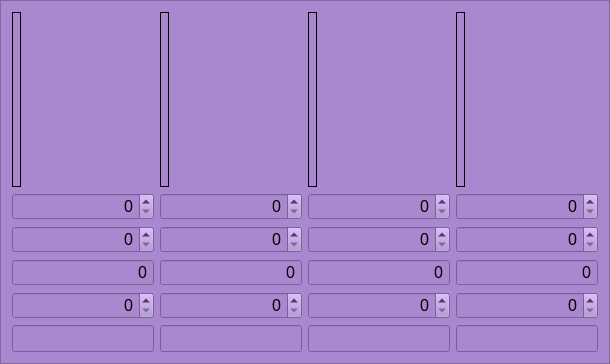
               <widget class="QFrame" name="frame_stellar">
                <property name="styleSheet">
                 <string notr="true">background-color: rgb(169, 136, 208);</string>
                </property>
                <property name="frameShape">
                 <enum>QFrame::StyledPanel</enum>
                </property>
                <property name="frameShadow">
                 <enum>QFrame::Raised</enum>
                </property>
                <layout class="QHBoxLayout" name="horizontalLayout_5">
                 <item>
                  <layout class="QVBoxLayout" name="verticalLayout_16">
                   <item>
                    <widget class="QLabel" name="s4_pic">
                     <property name="sizePolicy">
                      <sizepolicy hsizetype="Fixed" vsizetype="Fixed">
                       <horstretch>0</horstretch>
                       <verstretch>0</verstretch>
                      </sizepolicy>
                     </property>
                     <property name="minimumSize">
                      <size>
                       <width>0</width>
                       <height>175</height>
                      </size>
                     </property>
                     <property name="frameShape">
                      <enum>QFrame::Box</enum>
                     </property>
                     <property name="text">
                      <string/>
                     </property>
                     <property name="pixmap">
                      <pixmap resource="../img/img_files.qrc">:/img_moon_rabbit/S4.png</pixmap>
                     </property>
                     <property name="scaledContents">
                      <bool>true</bool>
                     </property>
                     <property name="alignment">
                      <set>Qt::AlignCenter</set>
                     </property>
                    </widget>
                   </item>
                   <item>
                    <widget class="QDoubleSpinBox" name="sb_s4_atual">
                     <property name="sizePolicy">
                      <sizepolicy hsizetype="MinimumExpanding" vsizetype="Maximum">
                       <horstretch>0</horstretch>
                       <verstretch>0</verstretch>
                      </sizepolicy>
                     </property>
                     <property name="font">
                      <font>
                       <pointsize>12</pointsize>
                      </font>
                     </property>
                     <property name="alignment">
                      <set>Qt::AlignRight|Qt::AlignTrailing|Qt::AlignVCenter</set>
                     </property>
                     <property name="accelerated">
                      <bool>true</bool>
                     </property>
                     <property name="showGroupSeparator" stdset="0">
                      <bool>true</bool>
                     </property>
                     <property name="decimals">
                      <number>0</number>
                     </property>
                     <property name="maximum">
                      <double>10000000.000000000000000</double>
                     </property>
                    </widget>
                   </item>
                   <item>
                    <widget class="QDoubleSpinBox" name="sb_s4_wanted">
                     <property name="sizePolicy">
                      <sizepolicy hsizetype="MinimumExpanding" vsizetype="Maximum">
                       <horstretch>0</horstretch>
                       <verstretch>0</verstretch>
                      </sizepolicy>
                     </property>
                     <property name="font">
                      <font>
                       <pointsize>12</pointsize>
                      </font>
                     </property>
                     <property name="alignment">
                      <set>Qt::AlignRight|Qt::AlignTrailing|Qt::AlignVCenter</set>
                     </property>
                     <property name="accelerated">
                      <bool>true</bool>
                     </property>
                     <property name="showGroupSeparator" stdset="0">
                      <bool>true</bool>
                     </property>
                     <property name="decimals">
                      <number>0</number>
                     </property>
                     <property name="maximum">
                      <double>10000000.000000000000000</double>
                     </property>
                    </widget>
                   </item>
                   <item>
                    <widget class="QDoubleSpinBox" name="sb_s4_needed">
                     <property name="sizePolicy">
                      <sizepolicy hsizetype="MinimumExpanding" vsizetype="Maximum">
                       <horstretch>0</horstretch>
                       <verstretch>0</verstretch>
                      </sizepolicy>
                     </property>
                     <property name="font">
                      <font>
                       <pointsize>12</pointsize>
                      </font>
                     </property>
                     <property name="focusPolicy">
                      <enum>Qt::NoFocus</enum>
                     </property>
                     <property name="alignment">
                      <set>Qt::AlignRight|Qt::AlignTrailing|Qt::AlignVCenter</set>
                     </property>
                     <property name="readOnly">
                      <bool>true</bool>
                     </property>
                     <property name="buttonSymbols">
                      <enum>QAbstractSpinBox::NoButtons</enum>
                     </property>
                     <property name="accelerated">
                      <bool>true</bool>
                     </property>
                     <property name="showGroupSeparator" stdset="0">
                      <bool>true</bool>
                     </property>
                     <property name="decimals">
                      <number>0</number>
                     </property>
                     <property name="maximum">
                      <double>99999999999999991433150857216.000000000000000</double>
                     </property>
                    </widget>
                   </item>
                   <item>
                    <widget class="QSpinBox" name="sb_s4_rate">
                     <property name="sizePolicy">
                      <sizepolicy hsizetype="MinimumExpanding" vsizetype="Maximum">
                       <horstretch>0</horstretch>
                       <verstretch>0</verstretch>
                      </sizepolicy>
                     </property>
                     <property name="font">
                      <font>
                       <pointsize>12</pointsize>
                      </font>
                     </property>
                     <property name="alignment">
                      <set>Qt::AlignRight|Qt::AlignTrailing|Qt::AlignVCenter</set>
                     </property>
                     <property name="maximum">
                      <number>10000000</number>
                     </property>
                    </widget>
                   </item>
                   <item>
                    <widget class="QLineEdit" name="le_s4_time">
                     <property name="sizePolicy">
                      <sizepolicy hsizetype="Minimum" vsizetype="Maximum">
                       <horstretch>0</horstretch>
                       <verstretch>0</verstretch>
                      </sizepolicy>
                     </property>
                     <property name="font">
                      <font>
                       <pointsize>12</pointsize>
                      </font>
                     </property>
                     <property name="alignment">
                      <set>Qt::AlignRight|Qt::AlignTrailing|Qt::AlignVCenter</set>
                     </property>
                     <property name="readOnly">
                      <bool>true</bool>
                     </property>
                    </widget>
                   </item>
                  </layout>
                 </item>
                 <item>
                  <layout class="QVBoxLayout" name="verticalLayout_15">
                   <item>
                    <widget class="QLabel" name="s3_pic">
                     <property name="sizePolicy">
                      <sizepolicy hsizetype="Fixed" vsizetype="Fixed">
                       <horstretch>0</horstretch>
                       <verstretch>0</verstretch>
                      </sizepolicy>
                     </property>
                     <property name="minimumSize">
                      <size>
                       <width>0</width>
                       <height>175</height>
                      </size>
                     </property>
                     <property name="frameShape">
                      <enum>QFrame::Box</enum>
                     </property>
                     <property name="text">
                      <string/>
                     </property>
                     <property name="pixmap">
                      <pixmap resource="../img/img_files.qrc">:/img_moon_rabbit/S3.png</pixmap>
                     </property>
                     <property name="scaledContents">
                      <bool>true</bool>
                     </property>
                     <property name="alignment">
                      <set>Qt::AlignCenter</set>
                     </property>
                    </widget>
                   </item>
                   <item>
                    <widget class="QDoubleSpinBox" name="sb_s3_atual">
                     <property name="sizePolicy">
                      <sizepolicy hsizetype="MinimumExpanding" vsizetype="Maximum">
                       <horstretch>0</horstretch>
                       <verstretch>0</verstretch>
                      </sizepolicy>
                     </property>
                     <property name="font">
                      <font>
                       <pointsize>12</pointsize>
                      </font>
                     </property>
                     <property name="alignment">
                      <set>Qt::AlignRight|Qt::AlignTrailing|Qt::AlignVCenter</set>
                     </property>
                     <property name="accelerated">
                      <bool>true</bool>
                     </property>
                     <property name="showGroupSeparator" stdset="0">
                      <bool>true</bool>
                     </property>
                     <property name="decimals">
                      <number>0</number>
                     </property>
                     <property name="maximum">
                      <double>10000000.000000000000000</double>
                     </property>
                    </widget>
                   </item>
                   <item>
                    <widget class="QDoubleSpinBox" name="sb_s3_wanted">
                     <property name="sizePolicy">
                      <sizepolicy hsizetype="MinimumExpanding" vsizetype="Maximum">
                       <horstretch>0</horstretch>
                       <verstretch>0</verstretch>
                      </sizepolicy>
                     </property>
                     <property name="font">
                      <font>
                       <pointsize>12</pointsize>
                      </font>
                     </property>
                     <property name="alignment">
                      <set>Qt::AlignRight|Qt::AlignTrailing|Qt::AlignVCenter</set>
                     </property>
                     <property name="accelerated">
                      <bool>true</bool>
                     </property>
                     <property name="showGroupSeparator" stdset="0">
                      <bool>true</bool>
                     </property>
                     <property name="decimals">
                      <number>0</number>
                     </property>
                     <property name="maximum">
                      <double>10000000.000000000000000</double>
                     </property>
                    </widget>
                   </item>
                   <item>
                    <widget class="QDoubleSpinBox" name="sb_s3_needed">
                     <property name="sizePolicy">
                      <sizepolicy hsizetype="MinimumExpanding" vsizetype="Maximum">
                       <horstretch>0</horstretch>
                       <verstretch>0</verstretch>
                      </sizepolicy>
                     </property>
                     <property name="font">
                      <font>
                       <pointsize>12</pointsize>
                      </font>
                     </property>
                     <property name="focusPolicy">
                      <enum>Qt::NoFocus</enum>
                     </property>
                     <property name="alignment">
                      <set>Qt::AlignRight|Qt::AlignTrailing|Qt::AlignVCenter</set>
                     </property>
                     <property name="readOnly">
                      <bool>true</bool>
                     </property>
                     <property name="buttonSymbols">
                      <enum>QAbstractSpinBox::NoButtons</enum>
                     </property>
                     <property name="accelerated">
                      <bool>true</bool>
                     </property>
                     <property name="showGroupSeparator" stdset="0">
                      <bool>true</bool>
                     </property>
                     <property name="decimals">
                      <number>0</number>
                     </property>
                     <property name="maximum">
                      <double>100000000000000005366162204393472.000000000000000</double>
                     </property>
                    </widget>
                   </item>
                   <item>
                    <widget class="QSpinBox" name="sb_s3_rate">
                     <property name="sizePolicy">
                      <sizepolicy hsizetype="MinimumExpanding" vsizetype="Maximum">
                       <horstretch>0</horstretch>
                       <verstretch>0</verstretch>
                      </sizepolicy>
                     </property>
                     <property name="font">
                      <font>
                       <pointsize>12</pointsize>
                      </font>
                     </property>
                     <property name="alignment">
                      <set>Qt::AlignRight|Qt::AlignTrailing|Qt::AlignVCenter</set>
                     </property>
                     <property name="maximum">
                      <number>10000000</number>
                     </property>
                    </widget>
                   </item>
                   <item>
                    <widget class="QLineEdit" name="le_s3_time">
                     <property name="sizePolicy">
                      <sizepolicy hsizetype="Minimum" vsizetype="Maximum">
                       <horstretch>0</horstretch>
                       <verstretch>0</verstretch>
                      </sizepolicy>
                     </property>
                     <property name="font">
                      <font>
                       <pointsize>12</pointsize>
                      </font>
                     </property>
                     <property name="alignment">
                      <set>Qt::AlignRight|Qt::AlignTrailing|Qt::AlignVCenter</set>
                     </property>
                     <property name="readOnly">
                      <bool>true</bool>
                     </property>
                    </widget>
                   </item>
                  </layout>
                 </item>
                 <item>
                  <layout class="QVBoxLayout" name="verticalLayout_14">
                   <item>
                    <widget class="QLabel" name="s2_pic">
                     <property name="sizePolicy">
                      <sizepolicy hsizetype="Fixed" vsizetype="Fixed">
                       <horstretch>0</horstretch>
                       <verstretch>0</verstretch>
                      </sizepolicy>
                     </property>
                     <property name="minimumSize">
                      <size>
                       <width>0</width>
                       <height>175</height>
                      </size>
                     </property>
                     <property name="frameShape">
                      <enum>QFrame::Box</enum>
                     </property>
                     <property name="text">
                      <string/>
                     </property>
                     <property name="pixmap">
                      <pixmap resource="../img/img_files.qrc">:/img_moon_rabbit/S2.png</pixmap>
                     </property>
                     <property name="scaledContents">
                      <bool>true</bool>
                     </property>
                     <property name="alignment">
                      <set>Qt::AlignCenter</set>
                     </property>
                    </widget>
                   </item>
                   <item>
                    <widget class="QDoubleSpinBox" name="sb_s2_atual">
                     <property name="sizePolicy">
                      <sizepolicy hsizetype="MinimumExpanding" vsizetype="Maximum">
                       <horstretch>0</horstretch>
                       <verstretch>0</verstretch>
                      </sizepolicy>
                     </property>
                     <property name="font">
                      <font>
                       <pointsize>12</pointsize>
                      </font>
                     </property>
                     <property name="alignment">
                      <set>Qt::AlignRight|Qt::AlignTrailing|Qt::AlignVCenter</set>
                     </property>
                     <property name="accelerated">
                      <bool>true</bool>
                     </property>
                     <property name="showGroupSeparator" stdset="0">
                      <bool>true</bool>
                     </property>
                     <property name="decimals">
                      <number>0</number>
                     </property>
                     <property name="maximum">
                      <double>10000000.000000000000000</double>
                     </property>
                    </widget>
                   </item>
                   <item>
                    <widget class="QDoubleSpinBox" name="sb_s2_wanted">
                     <property name="sizePolicy">
                      <sizepolicy hsizetype="MinimumExpanding" vsizetype="Maximum">
                       <horstretch>0</horstretch>
                       <verstretch>0</verstretch>
                      </sizepolicy>
                     </property>
                     <property name="font">
                      <font>
                       <pointsize>12</pointsize>
                      </font>
                     </property>
                     <property name="alignment">
                      <set>Qt::AlignRight|Qt::AlignTrailing|Qt::AlignVCenter</set>
                     </property>
                     <property name="accelerated">
                      <bool>true</bool>
                     </property>
                     <property name="showGroupSeparator" stdset="0">
                      <bool>true</bool>
                     </property>
                     <property name="decimals">
                      <number>0</number>
                     </property>
                     <property name="maximum">
                      <double>10000000.000000000000000</double>
                     </property>
                    </widget>
                   </item>
                   <item>
                    <widget class="QDoubleSpinBox" name="sb_s2_needed">
                     <property name="sizePolicy">
                      <sizepolicy hsizetype="MinimumExpanding" vsizetype="Maximum">
                       <horstretch>0</horstretch>
                       <verstretch>0</verstretch>
                      </sizepolicy>
                     </property>
                     <property name="font">
                      <font>
                       <pointsize>12</pointsize>
                      </font>
                     </property>
                     <property name="focusPolicy">
                      <enum>Qt::NoFocus</enum>
                     </property>
                     <property name="alignment">
                      <set>Qt::AlignRight|Qt::AlignTrailing|Qt::AlignVCenter</set>
                     </property>
                     <property name="readOnly">
                      <bool>true</bool>
                     </property>
                     <property name="buttonSymbols">
                      <enum>QAbstractSpinBox::NoButtons</enum>
                     </property>
                     <property name="accelerated">
                      <bool>true</bool>
                     </property>
                     <property name="showGroupSeparator" stdset="0">
                      <bool>true</bool>
                     </property>
                     <property name="decimals">
                      <number>0</number>
                     </property>
                     <property name="maximum">
                      <double>9999999999999999635896294965248.000000000000000</double>
                     </property>
                    </widget>
                   </item>
                   <item>
                    <widget class="QSpinBox" name="sb_s2_rate">
                     <property name="sizePolicy">
                      <sizepolicy hsizetype="MinimumExpanding" vsizetype="Maximum">
                       <horstretch>0</horstretch>
                       <verstretch>0</verstretch>
                      </sizepolicy>
                     </property>
                     <property name="font">
                      <font>
                       <pointsize>12</pointsize>
                      </font>
                     </property>
                     <property name="alignment">
                      <set>Qt::AlignRight|Qt::AlignTrailing|Qt::AlignVCenter</set>
                     </property>
                     <property name="maximum">
                      <number>10000000</number>
                     </property>
                    </widget>
                   </item>
                   <item>
                    <widget class="QLineEdit" name="le_s2_time">
                     <property name="sizePolicy">
                      <sizepolicy hsizetype="Minimum" vsizetype="Maximum">
                       <horstretch>0</horstretch>
                       <verstretch>0</verstretch>
                      </sizepolicy>
                     </property>
                     <property name="font">
                      <font>
                       <pointsize>12</pointsize>
                      </font>
                     </property>
                     <property name="alignment">
                      <set>Qt::AlignRight|Qt::AlignTrailing|Qt::AlignVCenter</set>
                     </property>
                     <property name="readOnly">
                      <bool>true</bool>
                     </property>
                    </widget>
                   </item>
                  </layout>
                 </item>
                 <item>
                  <layout class="QVBoxLayout" name="verticalLayout_13">
                   <item>
                    <widget class="QLabel" name="s1_pic">
                     <property name="sizePolicy">
                      <sizepolicy hsizetype="Fixed" vsizetype="Fixed">
                       <horstretch>0</horstretch>
                       <verstretch>0</verstretch>
                      </sizepolicy>
                     </property>
                     <property name="minimumSize">
                      <size>
                       <width>0</width>
                       <height>175</height>
                      </size>
                     </property>
                     <property name="frameShape">
                      <enum>QFrame::Box</enum>
                     </property>
                     <property name="text">
                      <string/>
                     </property>
                     <property name="pixmap">
                      <pixmap resource="../img/img_files.qrc">:/img_moon_rabbit/S1.png</pixmap>
                     </property>
                     <property name="scaledContents">
                      <bool>true</bool>
                     </property>
                     <property name="alignment">
                      <set>Qt::AlignCenter</set>
                     </property>
                    </widget>
                   </item>
                   <item>
                    <widget class="QDoubleSpinBox" name="sb_s1_atual">
                     <property name="sizePolicy">
                      <sizepolicy hsizetype="MinimumExpanding" vsizetype="Maximum">
                       <horstretch>0</horstretch>
                       <verstretch>0</verstretch>
                      </sizepolicy>
                     </property>
                     <property name="font">
                      <font>
                       <pointsize>12</pointsize>
                      </font>
                     </property>
                     <property name="alignment">
                      <set>Qt::AlignRight|Qt::AlignTrailing|Qt::AlignVCenter</set>
                     </property>
                     <property name="accelerated">
                      <bool>true</bool>
                     </property>
                     <property name="showGroupSeparator" stdset="0">
                      <bool>true</bool>
                     </property>
                     <property name="decimals">
                      <number>0</number>
                     </property>
                     <property name="maximum">
                      <double>10000000.000000000000000</double>
                     </property>
                    </widget>
                   </item>
                   <item>
                    <widget class="QDoubleSpinBox" name="sb_s1_wanted">
                     <property name="sizePolicy">
                      <sizepolicy hsizetype="MinimumExpanding" vsizetype="Maximum">
                       <horstretch>0</horstretch>
                       <verstretch>0</verstretch>
                      </sizepolicy>
                     </property>
                     <property name="font">
                      <font>
                       <pointsize>12</pointsize>
                      </font>
                     </property>
                     <property name="alignment">
                      <set>Qt::AlignRight|Qt::AlignTrailing|Qt::AlignVCenter</set>
                     </property>
                     <property name="accelerated">
                      <bool>true</bool>
                     </property>
                     <property name="showGroupSeparator" stdset="0">
                      <bool>true</bool>
                     </property>
                     <property name="decimals">
                      <number>0</number>
                     </property>
                     <property name="maximum">
                      <double>10000000.000000000000000</double>
                     </property>
                    </widget>
                   </item>
                   <item>
                    <widget class="QDoubleSpinBox" name="sb_s1_needed">
                     <property name="sizePolicy">
                      <sizepolicy hsizetype="MinimumExpanding" vsizetype="Maximum">
                       <horstretch>0</horstretch>
                       <verstretch>0</verstretch>
                      </sizepolicy>
                     </property>
                     <property name="font">
                      <font>
                       <pointsize>12</pointsize>
                      </font>
                     </property>
                     <property name="focusPolicy">
                      <enum>Qt::NoFocus</enum>
                     </property>
                     <property name="alignment">
                      <set>Qt::AlignRight|Qt::AlignTrailing|Qt::AlignVCenter</set>
                     </property>
                     <property name="readOnly">
                      <bool>true</bool>
                     </property>
                     <property name="buttonSymbols">
                      <enum>QAbstractSpinBox::NoButtons</enum>
                     </property>
                     <property name="accelerated">
                      <bool>true</bool>
                     </property>
                     <property name="showGroupSeparator" stdset="0">
                      <bool>true</bool>
                     </property>
                     <property name="decimals">
                      <number>0</number>
                     </property>
                     <property name="maximum">
                      <double>9999999999999999635896294965248.000000000000000</double>
                     </property>
                    </widget>
                   </item>
                   <item>
                    <widget class="QSpinBox" name="sb_s1_rate">
                     <property name="sizePolicy">
                      <sizepolicy hsizetype="MinimumExpanding" vsizetype="Maximum">
                       <horstretch>0</horstretch>
                       <verstretch>0</verstretch>
                      </sizepolicy>
                     </property>
                     <property name="font">
                      <font>
                       <pointsize>12</pointsize>
                      </font>
                     </property>
                     <property name="alignment">
                      <set>Qt::AlignRight|Qt::AlignTrailing|Qt::AlignVCenter</set>
                     </property>
                     <property name="maximum">
                      <number>10000000</number>
                     </property>
                    </widget>
                   </item>
                   <item>
                    <widget class="QLineEdit" name="le_s1_time">
                     <property name="sizePolicy">
                      <sizepolicy hsizetype="Minimum" vsizetype="Maximum">
                       <horstretch>0</horstretch>
                       <verstretch>0</verstretch>
                      </sizepolicy>
                     </property>
                     <property name="font">
                      <font>
                       <pointsize>12</pointsize>
                      </font>
                     </property>
                     <property name="alignment">
                      <set>Qt::AlignRight|Qt::AlignTrailing|Qt::AlignVCenter</set>
                     </property>
                     <property name="readOnly">
                      <bool>true</bool>
                     </property>
                    </widget>
                   </item>
                  </layout>
                 </item>
                </layout>
               </widget>
